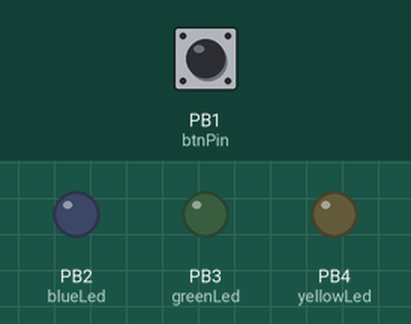
This sketch was run on a simulated ATtiny85, built with avr-gcc and run on an emulated ATtiny85. Parts: output pins drawn as LEDs (lit = HIGH). The test bench sets the inputs (shaded band); at power-on: PB1 (btnPin) LOW.

Above: at 2.8 s.
2.9 s: PB1 (btnPin) pulled HIGH for 1.2 s
At 4.1 s:
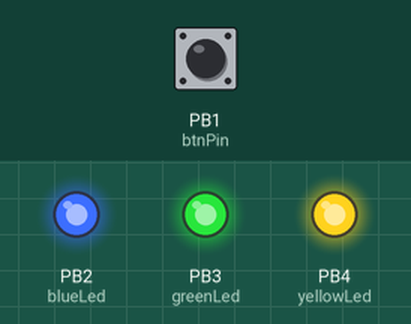
6.5 s: PB1 (btnPin) pulled HIGH for 3.2 s
At 10.6 s:
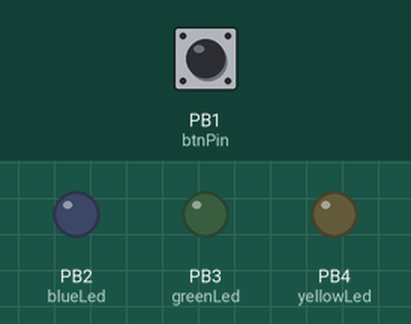
Timing chart, 0 to 12.1 s (numbered marks = the images above; inputs shaded):
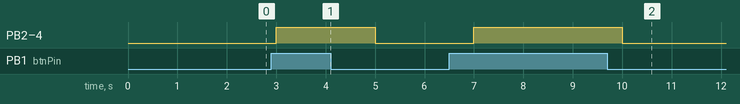

Measured:
- after the input at 2.9 s, PB2 (blueLed), PB3 (greenLed), PB4 (yellowLed): LOW → HIGH after 0.10 s, → LOW 2.0 s later
- after the input at 6.5 s, PB2 (blueLed), PB3 (greenLed), PB4 (yellowLed): LOW → HIGH after 0.50 s, → LOW 3.0 s later

The sketch:

Multi_Blink.ino
```cpp
const int btnPin = 1;
const int blueLed = 2;
const int greenLed = 3;
const int yellowLed = 4;

void setup() {
  pinMode(btnPin, INPUT);
  pinMode(blueLed, OUTPUT);
  pinMode(greenLed, OUTPUT);
  pinMode(yellowLed, OUTPUT);
}

void loop() {
  if (digitalRead(btnPin) == 1) {
    digitalWrite(blueLed, HIGH);
    digitalWrite(greenLed, HIGH);
    digitalWrite(yellowLed, HIGH);
  } else {
    digitalWrite(blueLed, LOW);
    digitalWrite(greenLed, LOW);
    digitalWrite(yellowLed, LOW);
  }
  delay(1000);
}
```
